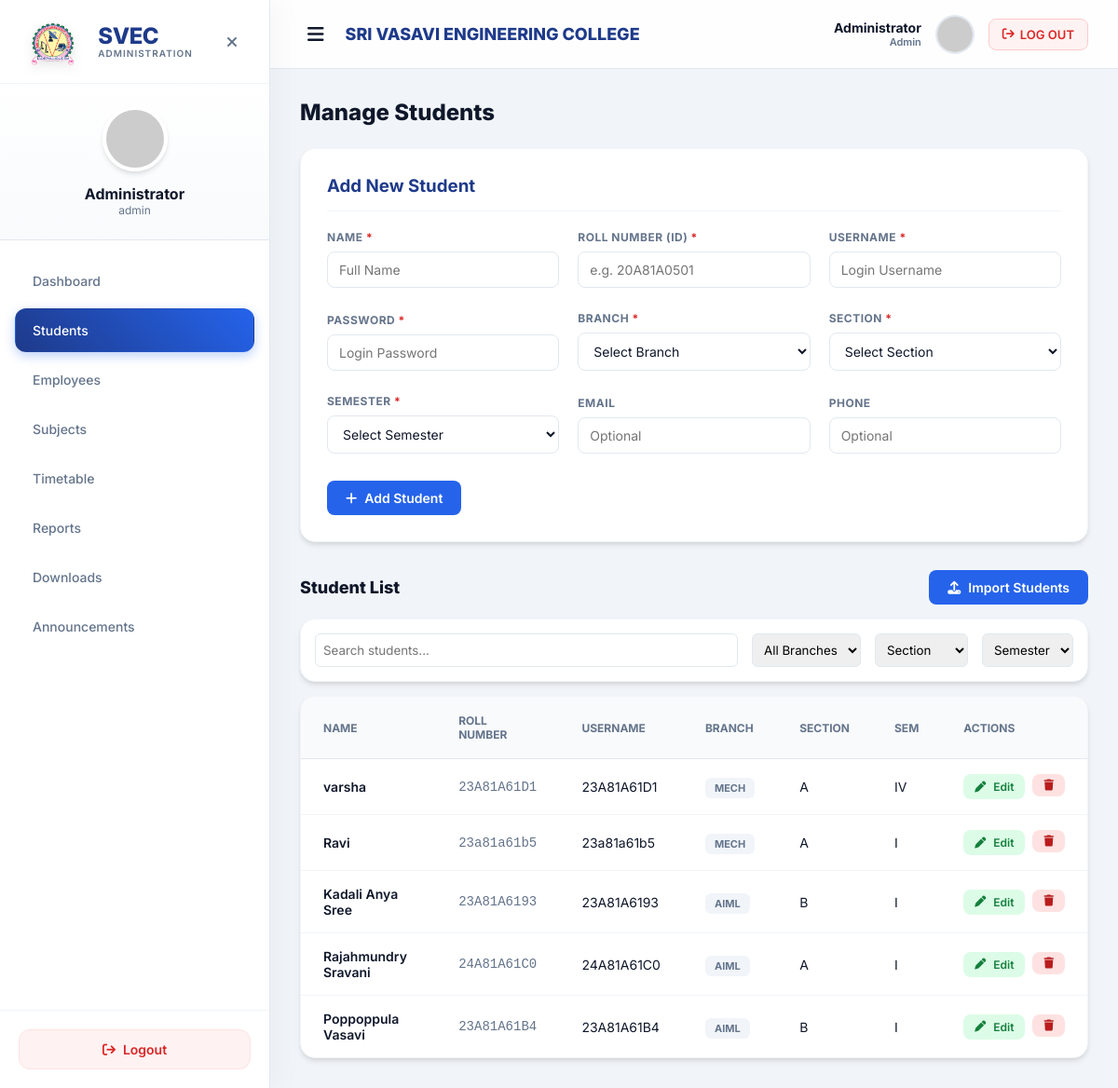
The page /admin/students.php on the database its author committed.
### tables this page shows
CREATE TABLE `students` (
  `student_id` int(11) NOT NULL AUTO_INCREMENT,
  `username` varchar(20) NOT NULL,
  `password` varchar(255) NOT NULL,
  `name` varchar(100) NOT NULL,
  `roll_number` varchar(20) NOT NULL,
  `branch` varchar(10) NOT NULL,
  `section` varchar(10) DEFAULT NULL,
  `semester` varchar(10) NOT NULL,
  `email` varchar(100) DEFAULT NULL,
  `phone` varchar(15) DEFAULT NULL,
  `created_at` datetime DEFAULT current_timestamp(),
  `linkedin` varchar(255) DEFAULT NULL,
  `github` varchar(255) DEFAULT NULL,
  PRIMARY KEY (`student_id`),
  UNIQUE KEY `username` (`username`),
  UNIQUE KEY `roll_number` (`roll_number`)
);

### admin/students.php (the view, shortened to what this page needs)
<?php
require_once '../db_connect.php';
function numberToRoman($num) {
    $map = [1=>'I',2=>'II',3=>'III',4=>'IV',5=>'V',6=>'VI',7=>'VII',8=>'VIII'];
    return $map[(int)$num] ?? strtoupper((string)$num);
}
$students = [];
if ($conn) {
    $result = $conn->query("SELECT * FROM students ORDER BY student_id DESC");
    if ($result) {
        while ($row = $result->fetch_assoc()) {
            $students[] = $row;
        }
    }
}
?>
<!DOCTYPE html>
<html lang="en">
<head>
<link rel="stylesheet" href="https://cdnjs.cloudflare.com/ajax/libs/font-awesome/6.4.0/css/all.min.css">
</head>
<body>
    <nav class="sidebar" id="sidebar">
        <div class="sidebar-brand">
            <div class="brand-wrapper">
                <img src="../images/vasavi.png" alt="Logo">
                <div class="brand-text">
                    <span class="brand-title">SVEC</span>
                    <span class="brand-subtitle">Administration</span>
                </div>
            </div>
            <div class="close-btn" onclick="toggleSidebar()"><i class="fa-solid fa-xmark"></i></div>
        </div>
        <div class="sidebar-user">
            <img src="https://ui-avatars.com/api/?name=Admin&background=1e3a8a&color=fff&size=128">
            <div style="font-weight:700; color:var(--text-dark);">Administrator</div>
            <div style="font-size:12px; color:var(--text-gray);">admin</div>
        </div>
        <div class="sidebar-menu">
            <a href="admin_dashboard.php" class="menu-item"> Dashboard</a>
            <a href="students.php" class="menu-item active"> Students</a>
            <a href="employees.php" class="menu-item"> Employees</a>
            <a href="subjects.php" class="menu-item"> Subjects</a>
            <a href="timetable.php" class="menu-item"> Timetable</a>
            <a href="reports.php" class="menu-item"> Reports</a>
             <a href="admin_control_pdf.php" class="menu-item"> Downloads</a>
            <a href="announcements.php" class="menu-item"> Announcements</a>
        </div>
        <div class="logout-container">
            <a href="logout.php" class="logout-btn"><i class="fa-solid fa-arrow-right-from-bracket" style="margin-right:8px;"></i> Logout</a>
        </div>
    </nav>
    <main class="main-content" id="mainContent">
        <header class="top-header">
            <div style="display:flex; align-items:center;">
                <button class="toggle-btn" onclick="toggleSidebar()"><i class="fa-solid fa-bars"></i></button>
                <div class="header-branding">
                    <h1>SRI VASAVI ENGINEERING COLLEGE</h1>
                </div>
            </div>
            <div class="header-right" style="display:flex; align-items:center; gap:15px;">
                <div class="info-text" style="text-align:right;">
                    <div style="font-size:14px; font-weight:700; color:var(--text-dark);">Administrator</div>
                    <div style="font-size:11px; color:var(--text-gray); font-weight:600;">Admin</div>
                </div>
                <img src="https://ui-avatars.com/api/?name=Admin&background=1e3a8a&color=fff" style="width:42px; height:42px; border-radius:50%; border:2px solid #e2e8f0;">
                <a href="logout.php" class="header-logout-btn" style="display: flex; align-items: center; gap: 6px; padding: 8px 14px; background: #fef2f2; color: var(--secondary-color); border: 1px solid #fecaca; border-radius: 8px; font-size: 13px; font-weight: 600; cursor: pointer; text-decoration: none; transition: all 0.2s;"><i class="fa-solid fa-arrow-right-from-bracket"></i> <span>LOG OUT</span></a>
            </div>
        </header>
        <div class="dashboard-container">
            <div class="page-title">Manage Students</div>
            <div class="form-card">
                <div style="display:flex; justify-content:space-between; align-items:center; margin-bottom:20px; border-bottom:1px solid #f1f5f9; padding-bottom:15px;">
                    <h3 id="formHeading" style="margin:0; color:var(--primary-color);">Add New Student</h3>
                </div>
                <form method="post" action="students.php" id="studentForm">
                    <div class="form-grid">
                        <div class="form-group">
                            <label>Name <span style="color:#dc2626">*</span></label>
                            <input name="name" id="student_name" placeholder="Full Name" required>
                        </div>
                        <div class="form-group">
                            <label>Roll Number (ID) <span style="color:#dc2626">*</span></label>
                            <input name="roll_number" id="student_roll_number" placeholder="e.g. 20A81A0501" required oninput="if(!document.getElementById('student_id').value) document.getElementById('student_username').value = this.value">
                        </div>
                        <div class="form-group">
                            <label>Username <span style="color:#dc2626">*</span></label>
                            <input name="username" id="student_username" placeholder="Login Username" required>
                        </div>
                        <div class="form-group">
                            <label>Password <span id="passwordLabel" style="color:#dc2626">*</span></label>
                            <input name="password" id="student_password" type="text" placeholder="Login Password" required>
                        </div>
                        <div class="form-group">
                            <label>Branch <span style="color:#dc2626">*</span></label>
                            <select name="branch" id="student_branch" required>
                                <option value="">Select Branch</option>
                            </select>
                        </div>
                        <div class="form-group">
                            <label>Section <span style="color:#dc2626">*</span></label>
                            <select name="section" id="student_section" required>
                                <option value="">Select Section</option>
                            </select>
                        </div>
                        <div class="form-group">
                            <label>Semester <span style="color:#dc2626">*</span></label>
                            <select name="semester" id="student_semester" required>
                                <option value="">Select Semester</option>
                            </select>
                        </div>
                        <div class="form-group">
                            <label>Email</label>
                            <input name="email" id="student_email" type="email" placeholder="Optional">
                        </div>
                        <div class="form-group">
                            <label>Phone</label>
                            <input name="phone" id="student_phone" placeholder="Optional">
                        </div>
                    </div>
                    <div style="margin-top:24px; display:flex; gap:12px;">
                        <button class="btn btn-primary" id="submitBtn" type="submit"><i class="fa-solid fa-plus"></i> Add Student</button>
                    </div>
                </form>
            </div>
            <div style="display:flex; justify-content:space-between; align-items:center; margin-bottom:15px;">
                <div class="page-title" style="font-size:18px; margin-bottom:0;">Student List</div>
                <button class="btn" id="importBtn" style="background: #2563eb; color: white; gap: 8px;"><i class="fa-solid fa-upload"></i> Import Students</button>
            </div>
            <div class="filter-card" style="padding:15px; display:flex; gap:15px; flex-wrap:wrap; margin-bottom:15px;">
                 <input type="text" id="searchInput" placeholder="Search students..." style="padding:8px; border:1px solid #e2e8f0; border-radius:6px; flex:1; min-width:200px;">
                 <select id="filterBranch" style="padding:8px; border:1px solid #e2e8f0; border-radius:6px;"><option value="">All Branches</option></select>
                 <select id="filterSection" style="padding:8px; border:1px solid #e2e8f0; border-radius:6px; width:100px;"><option value="">Section</option></select>
                  <select id="filterSemester" style="padding:8px; border:1px solid #e2e8f0; border-radius:6px;"><option value="">Semester</option></select>
            </div>
            <div class="table-responsive">
                <table>
                    <thead>
                        <tr>
                            <th>Name</th>
                            <th>Roll Number</th>
                            <th>Username</th>
                            <th>Branch</th>
                            <th>Section</th>
                            <th>Sem</th>
                            <th>Actions</th>
                        </tr>
                    </thead>
                    <tbody>
                        <?php if (count($students) > 0): ?>
                            <?php foreach ($students as $s): ?>
                            <tr>
                                <td style="font-weight:600;"><?= htmlspecialchars($s['name']) ?></td>
                                <td style="font-family:monospace; color:var(--text-gray);"><?= htmlspecialchars($s['roll_number']) ?></td>
                                <td><?= htmlspecialchars($s['username']) ?></td>
                                <td><span class="status-badge"><?= htmlspecialchars($s['branch']) ?></span></td>
                                <td><?= htmlspecialchars($s['section'] ?? '-') ?></td>
                                <?php $display_sem = numberToRoman(is_numeric($s['semester']) ? (int)$s['semester'] : $s['semester']); ?>
                                <td><?= htmlspecialchars($display_sem) ?></td>
                                <td>
                                    <div style="display:flex; gap:8px;">
                                        <button class="btn btn-edit" style="padding:6px 12px; font-size:12px;" onclick="editStudent(<?= $s['student_id'] ?>, '<?= htmlspecialchars($s['name'], ENT_QUOTES) ?>', '<?= htmlspecialchars($s['roll_number'], ENT_QUOTES) ?>', '<?= htmlspecialchars($s['username'], ENT_QUOTES) ?>', '<?= htmlspecialchars($s['branch'], ENT_QUOTES) ?>', '<?= htmlspecialchars($s['section'] ?? '', ENT_QUOTES) ?>', '<?= htmlspecialchars($display_sem, ENT_QUOTES) ?>', '<?= htmlspecialchars($s['email'] ?? '', ENT_QUOTES) ?>', '<?= htmlspecialchars($s['phone'] ?? '', ENT_QUOTES) ?>')">
                                            <i class="fa-solid fa-pen"></i> Edit
                                        </button>
                                        <form method="post" style="margin:0;" onsubmit="return confirm('Are you sure?');">
                                            <button type="submit" class="btn btn-danger" style="padding:6px 12px; font-size:12px;">
                                                <i class="fa-solid fa-trash"></i>
                                            </button>
                                        </form>
                                    </div>
                                </td>
                            </tr>
                            <?php endforeach; ?>
                        <?php else: ?>
                            <tr><td colspan="7" class="empty-state">No students added yet</td></tr>
                        <?php endif; ?>
                    </tbody>
                </table>
            </div>
        </div>
    </main>
</body>
</html>

### rows shown on the page
students: name "varsha", roll_number "23A81A61D1", username "23A81A61D1", branch "MECH", section "A", semester "IV"
students: name "Ravi", roll_number "23a81a61b5", username "23a81a61b5", branch "MECH", section "A", semester "I"
students: name "Kadali Anya Sree", roll_number "23A81A6193", username "23A81A6193", branch "AIML", section "B", semester "I"
students: name "Rajahmundry Sravani", roll_number "24A81A61C0", username "24A81A61C0", branch "AIML", section "A", semester "I"
students: name "Poppoppula Vasavi", roll_number "23A81A61B4", username "23A81A61B4", branch "AIML", section "B", semester "I"
